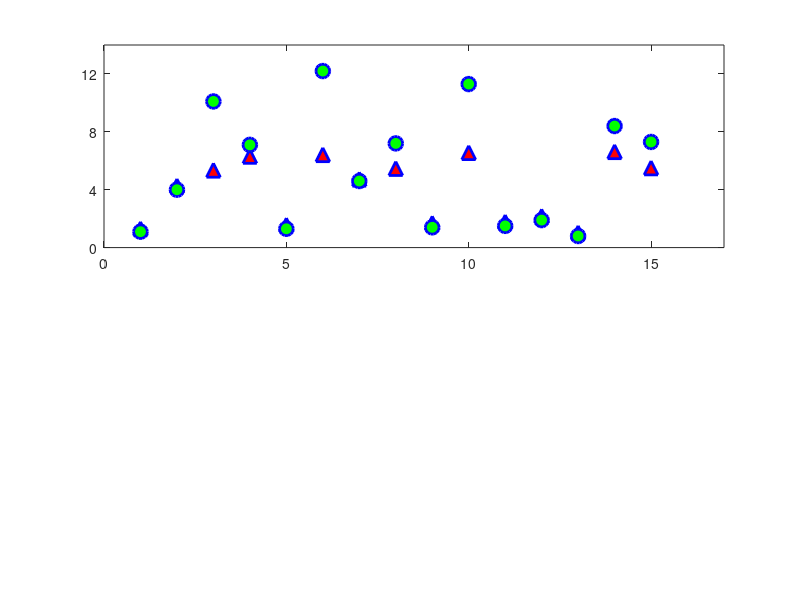

Source code (MATLAB): (Note: this script raises an error after producing the figure.)


TT_new = [1.3 4.264 5.344 6.304 1.560 6.416 4.724 5.464 1.688 6.560 1.776 2.168 1.024 6.624 5.504];
TT_luxi = [1.1 4.0 10.1 7.1 1.3 12.2 4.6 7.2 1.4 11.3 1.5 1.9 0.8 8.4 7.3];

t = 1:15;
subplot(211)
plot(t,TT_new,'^',...
     'LineWidth',2,...
    'MarkerSize',10,... 
     'MarkerEdgeColor','b',...
      'MarkerFaceColor','r');
hold on
  
  plot(t,TT_luxi,'o',...       
    'LineWidth',2,...              % Marker Line Width
    'MarkerSize',10,...            % Marker Size
    'MarkerEdgeColor','b',...      % Marker Edge Color
    'MarkerFaceColor','g');        % Marker face color 

hold off


xlim([0 17])                % X-Axis Limit 
ylim([0 14])              % Y-Axis Limit
xticks(0:5:15);     % Increment Limit in the X-Axis
yticks(0:4:13);         % Increment Limit in the Y-Axis


% properties of XTickLabel
 ax=gca;
 a = get(gca,'XTickLabel');
 ax.Color = 'w'; % Backgroud color 
 ax.FontName = 'Times New Roman'; %Front of the XTickLabel
 ax.FontWeight='bold';  % Front type of the XTickLabel
 ax.FontSize=12;         % Front size of the XTickLabel
 ax.FontAngle='normal';  % front type, Can be 'italic'
 ax.TickDir='in';        % line tik , can be 'out';'both'

  %%
% properties of YTickLabel
 ax=gca;
 a = get(gca,'YTickLabel');
 ax.Color = 'w'; % Backgroud color 
 ax.FontName = 'Times New Roman';%Front of the YTickLabel
 ax.FontWeight='bold';% Front type of the YTickLabel
 ax.FontSize=12;% Front size of the YTickLabel
 ax.FontAngle='normal';% front type, Can be 'italic'
 ax.TickDir='in'; % line tik , can be 'out';'both'

%%
% Properties of X-Label
xlab=xlabel('TT Traffic Flow'); % Text Title of the X-Label
xlab.FontSize=12;                      % Text Front Size of the X-Label
xlab.FontName=('Times New Roman');     % Text Type of front for X-Label
xlab.FontWeight='bold';                % Text Type of front, can be 'normal'
xlab.Color=('k');                      % Text color of the X-Label
ax.XAxis.LineWidth = 1.5;                % Width of the X-Axis Line Bar
ax.XAxis.Color = 'k';                  % Color of the X-Axis Line Bar

%%
% Properties of Y-Label
ylab=ylabel('WCDs(ms)'); % Text Title of the Y-Label
ylab.FontSize=12;                         % Text Front Size of the Y-Label
ylab.FontName=('Times New Roman');        % Text Type of front for Y-Label
ylab.FontWeight='bold';                   % Text Type of front, can be 'normal'
ylab.Color=('k');                         % Text color of the Y-Label
ax.YAxis.LineWidth = 1.5;                 % Width of the Y-Axis Line Bar
ax.YAxis.Color = 'k';     
%%
%%
% properties of the Legend
h=legend('\boldmath $ Standard $ \boldmath $ Switch $','\boldmath $ TSN $ \boldmath $ Switch $'); % Legend name inside the box
%h = legend('\boldmath$\bar{\delta}$');
set(h, 'Interpreter', 'latex','FontName','Time New Roman');
 h.FontSize = 12;              % Text Frontsize of the legend
 %h.FontName='Time New Roman'; % Text Frontname of the legend
% h.TextColor='k';              % Text color in the legend
% h.Location='East';    % Position of the Legend
% h.FontWeight='bold';          % Text Legend front
% h.EdgeColor='k';              % Legend box color
% h.LineWidth =1.5;             % Width of the box outline
% h.Orientation='vertical';     % Oriention of the legend 'horizontal'
% h.Box='on'; % Legend box 'boxoff'
% lgd.Title.FontSize = 14; % Text Front size of the legend title
% lgd.Title.String='My Legend Title'; % Title of the Legend
% lgd.Numcilumns=2;  % Number of coloumns for the legend

%%
%%



clc;
clear all
AVB_TSN = 5+[5.04 4.56 5.60 2.00 3.20 1.52 4.48 .96 .88 4.40 2.08 .32 .320 .3 1.12 14.96 .32 3.76 9.28 .64 3.04 .64 3.84 1.44 3.92 1.28 .80 9.92 .32 .72 5.44 4.56 1.28 1.36];
AVB_NP = 13+[50.4 45.6 56.0 20.0 32.0 15.2 44.8 9.6 8.8 44.0 20.8 3.2 32.0 3 11.2 149.6 3.2 37.6 92.8 6.4 30.4 6.4 38.4 14.4 39.2 12.8 8.0 99.2 3.2 7.2 54.4 45.6 12.8 13.6]*.01;
AVB_P = 11+[50.4 45.6 56.0 20.0 32.0 15.2 44.8 9.6 8.8 44.0 20.8 3.2 32.0 3 11.2 149.6 3.2 37.6 92.8 6.4 30.4 6.4 38.4 14.4 39.2 12.8 8.0 99.2 3.2 7.2 54.4 45.6 12.8 13.6]*0.01;
t = 1:34;
subplot(212)
plot(t,AVB_TSN,'^',...
     'LineWidth',2,...
    'MarkerSize',8,... 
     'MarkerEdgeColor','b',...
      'MarkerFaceColor','r');
hold on
  
  plot(t,AVB_NP,'o',...       
    'LineWidth',2,...              % Marker Line Width
    'MarkerSize',8,...            % Marker Size
    'MarkerEdgeColor','b',...      % Marker Edge Color
    'MarkerFaceColor','g');        % Marker face color 

hold on
  
  plot(t,AVB_P,'*',...       
    'LineWidth',2,...              % Marker Line Width
    'MarkerSize',8,...            % Marker Size
    'MarkerEdgeColor','b',...      % Marker Edge Color
    'MarkerFaceColor','g');        % Marker face color 
hold off


xlim([0 36])                % X-Axis Limit 
ylim([0 26])              % Y-Axis Limit
xticks(0:5:35);     % Increment Limit in the X-Axis
yticks(0:5:26);         % Increment Limit in the Y-Axis


% properties of XTickLabel
 ax=gca;
 a = get(gca,'XTickLabel');
 ax.Color = 'w'; % Backgroud color 
 ax.FontName = 'Times New Roman'; %Front of the XTickLabel
 ax.FontWeight='bold';  % Front type of the XTickLabel
 ax.FontSize=12;         % Front size of the XTickLabel
 ax.FontAngle='normal';  % front type, Can be 'italic'
 ax.TickDir='in';        % line tik , can be 'out';'both'

  %%
% properties of YTickLabel
 ax=gca;
 a = get(gca,'YTickLabel');
 ax.Color = 'w'; % Backgroud color 
 ax.FontName = 'Times New Roman';%Front of the YTickLabel
 ax.FontWeight='bold';% Front type of the YTickLabel
 ax.FontSize=12;% Front size of the YTickLabel
 ax.FontAngle='normal';% front type, Can be 'italic'
 ax.TickDir='in'; % line tik , can be 'out';'both'

%%
% Properties of X-Label
xlab=xlabel('AVB Traffic Flow'); % Text Title of the X-Label
xlab.FontSize=12;                      % Text Front Size of the X-Label
xlab.FontName=('Times New Roman');     % Text Type of front for X-Label
xlab.FontWeight='bold';                % Text Type of front, can be 'normal'
xlab.Color=('k');                      % Text color of the X-Label
ax.XAxis.LineWidth = 1.5;                % Width of the X-Axis Line Bar
ax.XAxis.Color = 'k';                  % Color of the X-Axis Line Bar

%%
% Properties of Y-Label
ylab=ylabel('WCDs(ms)'); % Text Title of the Y-Label
ylab.FontSize=12;                         % Text Front Size of the Y-Label
ylab.FontName=('Times New Roman');        % Text Type of front for Y-Label
ylab.FontWeight='bold';                   % Text Type of front, can be 'normal'
ylab.Color=('k');                         % Text color of the Y-Label
ax.YAxis.LineWidth = 1.5;                 % Width of the Y-Axis Line Bar
ax.YAxis.Color = 'k';     
%%
%%
% properties of the Legend
h=legend('\boldmath $ TSN $ \boldmath $ Switch $','\boldmath $ Nonpreemption $ \boldmath $ SS $','\boldmath $ Preemption $ \boldmath $ SS $'); % Legend name inside the box
%h = legend('\boldmath$\bar{\delta}$');
set(h, 'Interpreter', 'latex','FontName','Time New Roman');
 h.FontSize = 12;              % Text Frontsize of the legend
 %h.FontName='Time New Roman'; % Text Frontname of the legend
% h.TextColor='k';              % Text color in the legend
% h.Location='East';    % Position of the Legend
% h.FontWeight='bold';          % Text Legend front
% h.EdgeColor='k';              % Legend box color
% h.LineWidth =1.5;             % Width of the box outline
% h.Orientation='vertical';     % Oriention of the legend 'horizontal'
% h.Box='on'; % Legend box 'boxoff'
% lgd.Title.FontSize = 14; % Text Front size of the legend title
% lgd.Title.String='My Legend Title'; % Title of the Legend
% lgd.Numcilumns=2;  % Number of coloumns for the legend


